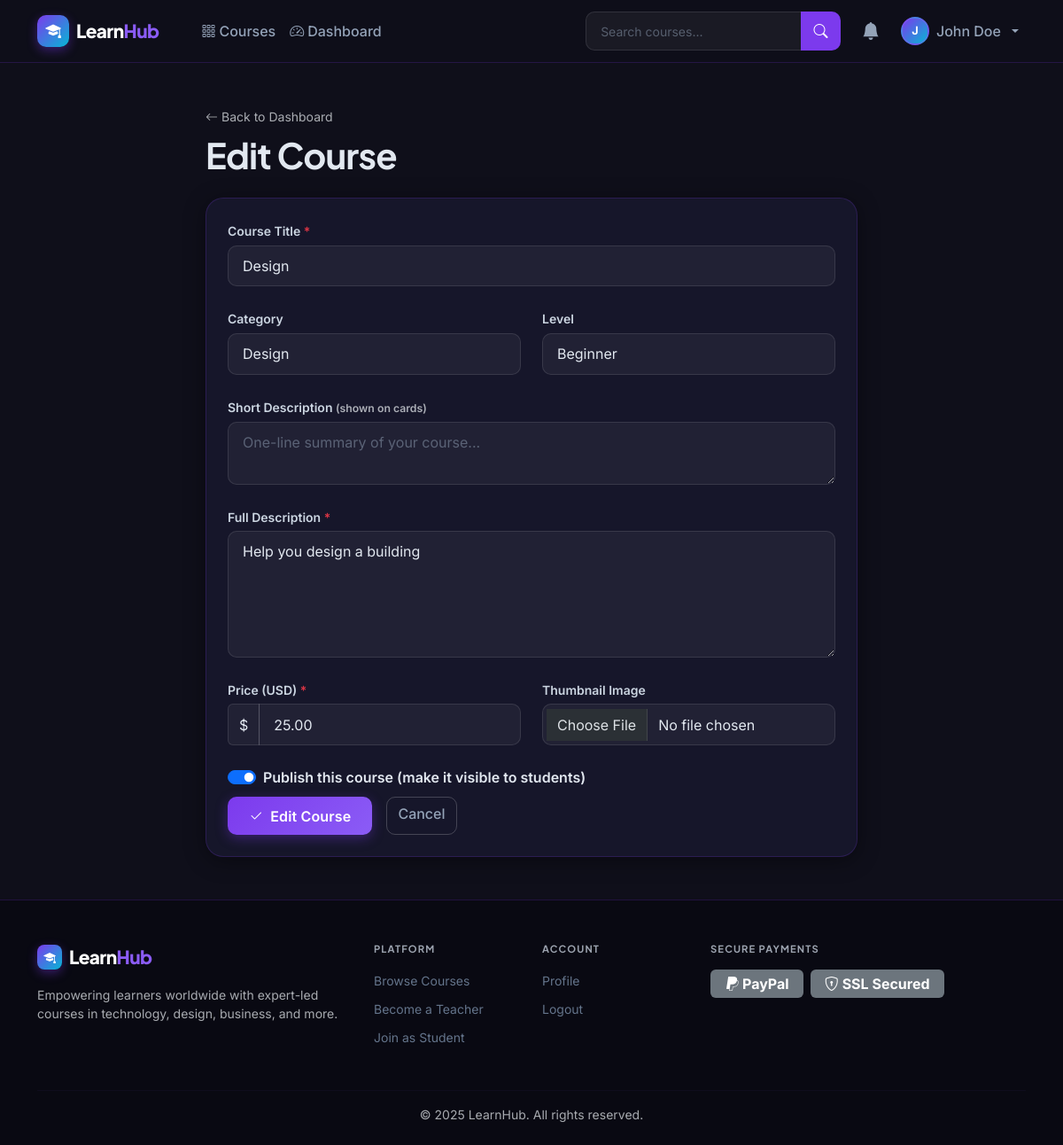
/courses/teacher/course/design/edit/ (signed in), run on the app's committed database.
### apps/accounts/models.py (models this page shows, shortened)
class CustomUser(AbstractUser):
    ROLE_CHOICES = (
        ('student', 'Student'),
        ('teacher', 'Teacher'),
    )
    role = models.CharField(max_length=10, choices=ROLE_CHOICES, default='student')
    is_otp_verified = models.BooleanField(default=False)
    otp_secret = models.CharField(max_length=64, blank=True, default='')
    @property
    def is_teacher(self):
        return self.role == 'teacher'
    @property
    def is_student(self):
        return self.role == 'student'

### apps/courses/models.py (models this page shows, shortened)
class Course(models.Model):
    LEVEL_CHOICES = (
        ('beginner', 'Beginner'),
        ('intermediate', 'Intermediate'),
        ('advanced', 'Advanced'),
    )
    teacher = models.ForeignKey(
        settings.AUTH_USER_MODEL, on_delete=models.CASCADE, related_name='courses_taught'
    )
    category = models.ForeignKey(Category, on_delete=models.SET_NULL, null=True, blank=True, related_name='courses')
    title = models.CharField(max_length=200)
    slug = models.SlugField(unique=True, blank=True)
    description = models.TextField()
    short_description = models.CharField(max_length=300, blank=True)
    price = models.DecimalField(max_digits=8, decimal_places=2)
    thumbnail = models.ImageField(upload_to='course_thumbnails/', blank=True, null=True)
    level = models.CharField(max_length=20, choices=LEVEL_CHOICES, default='beginner')
    is_published = models.BooleanField(default=False)
    created_at = models.DateTimeField(auto_now_add=True)
    updated_at = models.DateTimeField(auto_now=True)
    class Meta:
        ordering = ['-created_at']

### apps/courses/views.py (the view)
    @login_required
    def wrapper(request, *args, **kwargs):
        if not request.user.is_teacher:
            messages.error(request, 'Access denied. Teacher accounts only.')
            return redirect('courses:catalog')
        return view_func(request, *args, **kwargs)

### apps/courses/forms.py
class CourseForm(forms.ModelForm):
    class Meta:
        model = Course
        fields = ['title', 'category', 'short_description', 'description',
                  'price', 'thumbnail', 'level', 'is_published']
        widgets = {
            'description': forms.Textarea(attrs={'rows': 5, 'id': 'course-description'}),
            'short_description': forms.Textarea(attrs={'rows': 2}),
            'price': forms.NumberInput(attrs={'min': '0', 'step': '0.01'}),
        }
    def __init__(self, *args, **kwargs):
        super().__init__(*args, **kwargs)
        self.fields['category'].queryset = Category.objects.all()
        self.fields['category'].empty_label = '-- Select Category --'

### apps/courses/models.py (called while the page is built)
    def __str__(self):
        return self.name

### apps/courses/views.py (called while the page is built)
def teacher_required(view_func):
    @login_required
    def wrapper(request, *args, **kwargs):
        if not request.user.is_teacher:
            messages.error(request, 'Access denied. Teacher accounts only.')
            return redirect('courses:catalog')
        return view_func(request, *args, **kwargs)
    return wrapper

@teacher_required
def course_edit(request, slug):
    course = get_object_or_404(Course, slug=slug, teacher=request.user)
    if request.method == 'POST':
        form = CourseForm(request.POST, request.FILES, instance=course)
        if form.is_valid():
            form.save()
            messages.success(request, 'Course updated successfully!')
            return redirect('courses:course_manage', slug=course.slug)
    else:
        form = CourseForm(instance=course)
    return render(request, 'courses/course_form.html', {
        'form': form, 'course': course, 'action': 'Edit'
    })

### apps/notifications/context_processors.py (called while the page is built)
def notifications_count(request):
    if request.user.is_authenticated:
        count = Notification.objects.filter(recipient=request.user, is_read=False).count()
        return {'unread_notifications_count': count}
    return {'unread_notifications_count': 0}

### templates/courses/course_form.html (shortened to what this page needs)
{% extends 'base.html' %}
{% load widget_tweaks %}
{% block content %}
<div class="container py-5">
  <div class="row justify-content-center">
    <div class="col-lg-8">
      <div class="mb-4">
        <a href="{% url 'courses:teacher_dashboard' %}" class="text-muted small">
          <i class="bi bi-arrow-left me-1"></i>Back to Dashboard
        </a>
        <h1 class="mt-2">{{ action }} Course</h1>
      </div>
      <div class="lh-card p-4">
        <form method="post" enctype="multipart/form-data" novalidate>
          <div class="row g-4">
            <div class="col-12">
              <label class="form-label">Course Title <span class="text-danger">*</span></label>
              {% render_field form.title class="form-control" placeholder="e.g. Complete Python Bootcamp 2025" %}
            </div>
            <div class="col-md-6">
              <label class="form-label">Category</label>
              {% render_field form.category class="form-select" %}
            </div>
            <div class="col-md-6">
              <label class="form-label">Level</label>
              {% render_field form.level class="form-select" %}
            </div>
            <div class="col-12">
              <label class="form-label">Short Description <span class="text-muted small">(shown on cards)</span></label>
              {% render_field form.short_description class="form-control" placeholder="One-line summary of your course..." %}
            </div>
            <div class="col-12">
              <label class="form-label">Full Description <span class="text-danger">*</span></label>
              {% render_field form.description class="form-control" %}
            </div>
            <div class="col-md-6">
              <label class="form-label">Price (USD) <span class="text-danger">*</span></label>
              <div class="input-group">
                <span class="input-group-text" style="background:rgba(255,255,255,0.05);border-color:rgba(255,255,255,0.1);color:#e2e8f0;">$</span>
                {% render_field form.price class="form-control" %}
              </div>
            </div>
            <div class="col-md-6">
              <label class="form-label">Thumbnail Image</label>
              {% render_field form.thumbnail class="form-control" id="id_thumbnail" %}
            </div>
            <div class="col-12">
              <div class="form-check form-switch">
                {% render_field form.is_published class="form-check-input" id="id_is_published" %}
                <label class="form-check-label fw-semibold" for="id_is_published">
                  Publish this course (make it visible to students)
                </label>
              </div>
            </div>
            <div class="col-12 d-flex gap-3 mt-2">
              <button type="submit" class="btn btn-primary px-4" id="save-course-btn">
                <i class="bi bi-check2 me-2"></i>{{ action }} Course
              </button>
              <a href="{% url 'courses:teacher_dashboard' %}" class="btn btn-outline-light">Cancel</a>
            </div>
          </div>
        </form>
      </div>
    </div>
  </div>
</div>
{% endblock %}

### templates/base.html (shortened to what this page needs)
<!DOCTYPE html>
<html lang="en" data-bs-theme="dark">
<head>
  <link href="https://cdn.jsdelivr.net/npm/bootstrap@5.3.3/dist/css/bootstrap.min.css" rel="stylesheet">
  <link href="https://cdn.jsdelivr.net/npm/bootstrap-icons@1.11.3/font/bootstrap-icons.min.css" rel="stylesheet">
  {% load static %}
  <link rel="stylesheet" href="{% static 'css/style.css' %}">
</head>
<body>
<nav class="navbar navbar-expand-lg lh-navbar sticky-top" id="mainNav">
  <div class="container">
    <a class="navbar-brand d-flex align-items-center gap-2" href="{% url 'home' %}">
      <div class="brand-icon"><i class="bi bi-mortarboard-fill"></i></div>
      <span class="brand-text">Learn<span class="brand-accent">Hub</span></span>
    </a>
    <div class="collapse navbar-collapse" id="navbarNav">
      <ul class="navbar-nav me-auto ms-4">
        <li class="nav-item">
          <a class="nav-link {% if request.resolver_match.url_name == 'catalog' %}active{% endif %}" href="{% url 'courses:catalog' %}">
            <i class="bi bi-grid-3x3-gap me-1"></i>Courses
          </a>
        </li>
        {% if user.is_authenticated and user.is_teacher %}
        <li class="nav-item">
          <a class="nav-link {% if 'teacher_dashboard' in request.resolver_match.url_name %}active{% endif %}" href="{% url 'courses:teacher_dashboard' %}">
            <i class="bi bi-speedometer2 me-1"></i>Dashboard
          </a>
        </li>
        {% endif %}
      </ul>
      <form class="d-flex me-3 search-form" action="{% url 'courses:catalog' %}" method="GET">
        <div class="input-group">
          <input class="form-control search-input" type="search" name="q" placeholder="Search courses..."
                 value="{{ request.GET.q|default:'' }}" aria-label="Search">
          <button class="btn btn-search" type="submit"><i class="bi bi-search"></i></button>
        </div>
      </form>
      <ul class="navbar-nav align-items-center gap-2">
        {% if user.is_authenticated %}
        <li class="nav-item">
          <a class="nav-link position-relative notif-bell" href="{% url 'notifications:list' %}" id="notifBell">
            <i class="bi bi-bell-fill fs-5"></i>
          </a>
        </li>
        <li class="nav-item dropdown">
          <a class="nav-link dropdown-toggle d-flex align-items-center gap-2 user-menu"
             href="#" id="userDropdown" role="button" data-bs-toggle="dropdown">
            <div class="user-avatar-sm">
              {% if user.is_teacher and user.teacher_profile.avatar %}
                <img src="{{ user.teacher_profile.avatar.url }}" alt="avatar">
              {% elif user.is_student and user.student_profile.avatar %}
                <img src="{{ user.student_profile.avatar.url }}" alt="avatar">
              {% else %}
                <span>{{ user.first_name|first|upper|default:user.username|first|upper }}</span>
              {% endif %}
            </div>
            <span class="d-none d-md-inline">{{ user.get_full_name|default:user.username }}</span>
          </a>
        </li>
        {% endif %}
      </ul>
    </div>
  </div>
</nav>
<main class="main-content">
  {% block content %}{% endblock %}
</main>
<footer class="lh-footer mt-auto">
  <div class="container">
    <div class="row gy-4">
      <div class="col-lg-4">
        <div class="d-flex align-items-center gap-2 mb-3">
          <div class="brand-icon brand-icon-sm"><i class="bi bi-mortarboard-fill"></i></div>
          <span class="brand-text">Learn<span class="brand-accent">Hub</span></span>
        </div>
        <p class="text-muted small">Empowering learners worldwide with expert-led courses in technology, design, business, and more.</p>
      </div>
      <div class="col-lg-2 col-6">
        <h6 class="footer-heading">Platform</h6>
        <ul class="list-unstyled footer-links">
          <li><a href="{% url 'courses:catalog' %}">Browse Courses</a></li>
          <li><a href="{% url 'accounts:teacher_signup' %}">Become a Teacher</a></li>
          <li><a href="{% url 'accounts:student_signup' %}">Join as Student</a></li>
        </ul>
      </div>
      <div class="col-lg-2 col-6">
        <h6 class="footer-heading">Account</h6>
        <ul class="list-unstyled footer-links">
          {% if user.is_authenticated %}
          <li><a href="{% url 'accounts:profile' %}">Profile</a></li>
          <li><a href="{% url 'accounts:logout' %}">Logout</a></li>
          {% else %}
          <li><a href="{% url 'accounts:login' %}">Login</a></li>
          <li><a href="{% url 'accounts:student_signup' %}">Sign Up</a></li>
          {% endif %}
        </ul>
      </div>
      <div class="col-lg-4">
        <h6 class="footer-heading">Secure Payments</h6>
        <div class="d-flex gap-2 align-items-center mt-2">
          <span class="badge bg-secondary fs-6 px-3 py-2"><i class="bi bi-paypal me-1"></i>PayPal</span>
          <span class="badge bg-secondary fs-6 px-3 py-2"><i class="bi bi-shield-lock me-1"></i>SSL Secured</span>
        </div>
      </div>
    </div>
    <hr class="footer-divider">
    <p class="text-center text-muted small mb-0">© 2025 LearnHub. All rights reserved.</p>
  </div>
</footer>
</body>
</html>

### static/css/style.css (style rules this page uses)
:root { --primary: #7c3aed; --primary-light: #8b5cf6; --primary-dark: #5b21b6; --accent: #06b6d4; --accent-dark: #0891b2; --success: #10b981; --warning: #f59e0b; --danger: #ef4444; --bg-dark: #0f0f1a; --bg-card: #16162a; --bg-card2: #1c1c35; --border: rgba(124, 58, 237, 0.2); --text-muted: #9ca3af; --radius: 14px; --radius-lg: 20px; --shadow: 0 4px 24px rgba(0,0,0,0.4); --shadow-hover: 0 8px 40px rgba(124, 58, 237, 0.25); --transition: all 0.25s cubic-bezier(0.4,0,0.2,1); }
*, *::before, *::after { box-sizing: border-box; }
html { scroll-behavior: smooth; }
body { font-family: 'Inter', system-ui, sans-serif; background-color: var(--bg-dark); color: #e2e8f0; min-height: 100vh; display: flex; flex-direction: column; -webkit-font-smoothing: antialiased; }
h1, h2, h3, h4, h5, h6 { font-family: 'Plus Jakarta Sans', sans-serif; font-weight: 700; letter-spacing: -0.02em; }
a { color: var(--primary-light); text-decoration: none; transition: var(--transition); }
.lh-navbar { background: rgba(15, 15, 26, 0.85); backdrop-filter: blur(20px); -webkit-backdrop-filter: blur(20px); border-bottom: 1px solid var(--border); padding: 0.75rem 0; z-index: 1050; }
.brand-icon { width: 36px; height: 36px; background: linear-gradient(135deg, var(--primary), var(--accent)); border-radius: 10px; display: flex; align-items: center; justify-content: center; font-size: 1.1rem; color: white; box-shadow: 0 4px 12px rgba(124,58,237,0.4); }
.brand-icon-sm { width: 28px; height: 28px; font-size: 0.85rem; border-radius: 8px; }
.brand-text { font-family: 'Plus Jakarta Sans', sans-serif; font-size: 1.3rem; font-weight: 800; color: #fff; letter-spacing: -0.03em; }
.brand-accent { color: var(--primary-light); }
.lh-navbar .nav-link { color: #94a3b8; font-weight: 500; padding: 0.4rem 0.75rem; border-radius: 8px; transition: var(--transition); }
.search-input { background: rgba(255,255,255,0.05); border: 1px solid rgba(255,255,255,0.1); color: #e2e8f0; border-radius: 10px 0 0 10px; font-size: 0.875rem; width: 220px; }
.btn-search { background: var(--primary); border: none; color: white; border-radius: 0 10px 10px 0; padding: 0.375rem 0.9rem; }
.notif-bell { position: relative; color: #94a3b8 !important; }
.user-avatar-sm { width: 32px; height: 32px; border-radius: 50%; background: linear-gradient(135deg, var(--primary), var(--accent)); display: flex; align-items: center; justify-content: center; font-weight: 700; font-size: 0.8rem; color: white; overflow: hidden; border: 2px solid rgba(139,92,246,0.4); }
.btn-primary { background: linear-gradient(135deg, var(--primary), var(--primary-light)); border: none; border-radius: 10px; font-weight: 600; letter-spacing: 0.01em; padding: 0.6rem 1.4rem; transition: var(--transition); box-shadow: 0 4px 14px rgba(124,58,237,0.35); }
.btn-outline-light { border-color: rgba(255,255,255,0.2); color: #94a3b8; border-radius: 10px; font-weight: 500; }
.lh-card { background: var(--bg-card); border: 1px solid var(--border); border-radius: var(--radius-lg); box-shadow: var(--shadow); transition: var(--transition); overflow: hidden; }
.form-control, .form-select { background: rgba(255,255,255,0.05); border: 1px solid rgba(255,255,255,0.1); color: #e2e8f0; border-radius: 10px; padding: 0.65rem 1rem; transition: var(--transition); }
.form-control::placeholder { color: rgba(148,163,184,0.5); }
.form-label { font-weight: 600; font-size: 0.875rem; color: #cbd5e1; margin-bottom: 0.35rem; }
.form-select option { background: var(--bg-card2); color: #e2e8f0; }
.lh-footer { background: #090912; border-top: 1px solid var(--border); padding: 3rem 0 1.5rem; margin-top: auto; }
.footer-heading { font-size: 0.7rem; font-weight: 700; text-transform: uppercase; letter-spacing: 0.1em; color: var(--text-muted); margin-bottom: 1rem; }
.footer-links { padding: 0; }
.footer-links li { margin-bottom: 0.5rem; }
.footer-links a { color: #64748b; font-size: 0.875rem; transition: var(--transition); }
.footer-divider { border-color: var(--border); margin: 2rem 0 1rem; }
.main-content { flex: 1; }

### data on the page
CustomUser: first_name|first "J", get_full_name "John Doe"
Course: title "Design", category "Design", level "Beginner", description "Help you design a building", price "25.00", is_published "☑"

### other printed values
{{ action }} "Edit"
